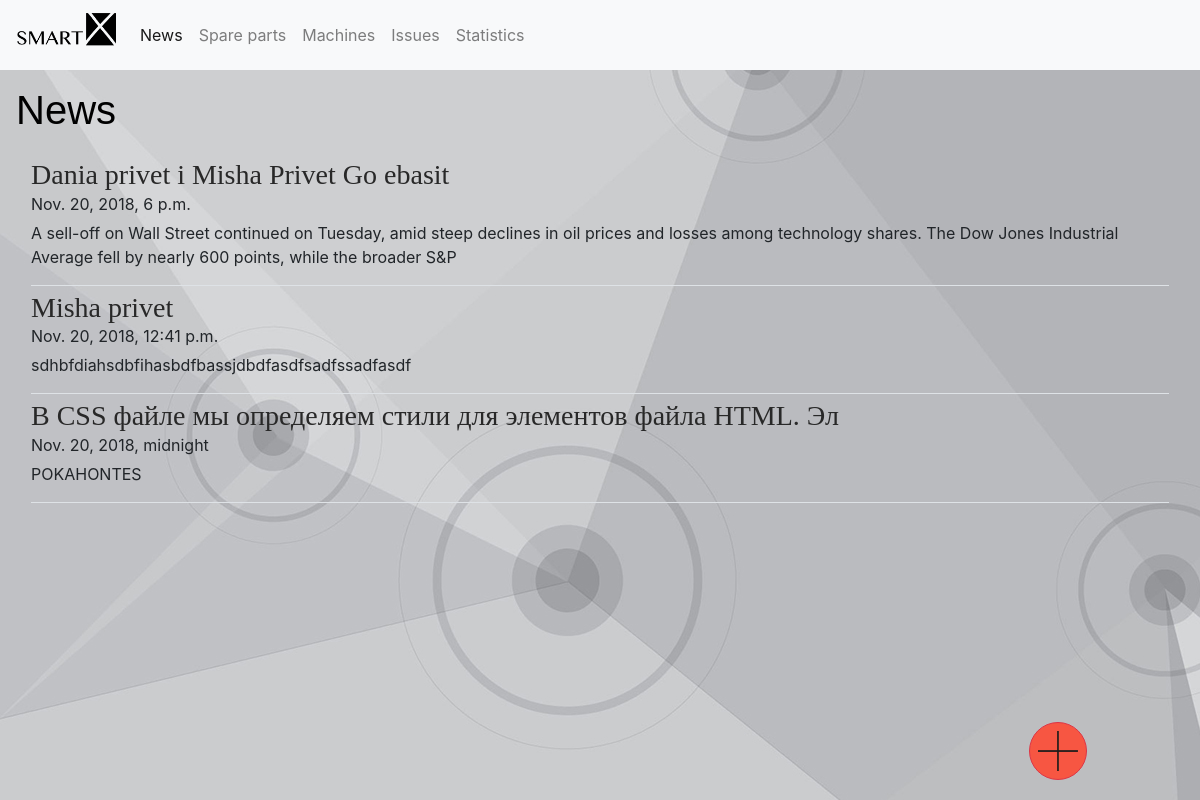
The app's page /, older data.
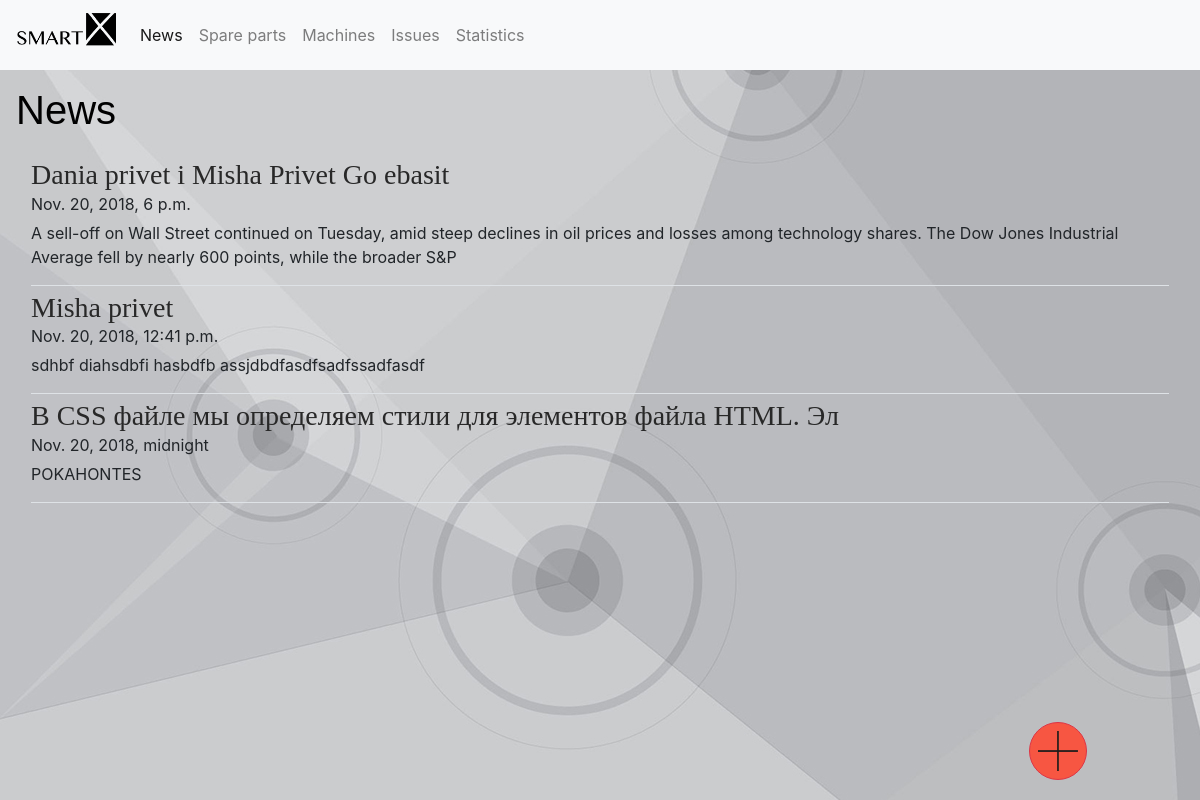
The same page, newer data.
### AHLSROM/models.py (models this page shows)
class News(models.Model):
    id = models.AutoField(primary_key=True)
    text = models.CharField(max_length=200)
    dateTime = models.DateTimeField()
    topic = models.CharField(max_length=60)

### AHLSROM/views.py (the view)
# urls.py: url(r'^$', views.news, name='news'),
def news(request):
    news_list=News.objects.order_by('-dateTime')
    context = {'news_list': news_list}
    return render(request, 'index.html', context)

### templates/index.html
{% extends 'base.html' %}
{% block content %}
    <h1>News</h1>
    <div class="container w-100 p-3">
        {% if news_list %}
            {% for news in news_list %}
                <div class="row border-bottom" style="margin-bottom: 5px;">
                    <div class="flex-row w-100">
                        <div class="col" id="col_news" align="left">
                            <h3 style="margin-bottom: 0px;">{{ news.topic }}</h3>
                        </div>
                    </div>
                    <div class="flex-row w-100">
                        <div class="col" id="col_news_time" align="left">
                            <p color="grey" style="margin-bottom: 5px;">{{ news.dateTime }}</p>
                        </div>
                    </div>
                    <div class="flex-row w-100">
                        <p>{{ news.text }}</p>
                    </div>
                </div>
            {% endfor %}
        {% else %}
            <div class="row w-100 p-3">
                <div align="middle" class="col-5">
                    <p>No news are available.</p>
                </div>
            </div>
        {% endif %}
    </div>
    <div class="row justify-content-md-center button_right_fix fixed-bottom">
        <button id="add_button" type="button" align="center" class= "btn button1 btn-lg btn-outline-danger"><img width="40px" height="40px" src="static/rwanda-plus-icon.png"></button>
    </div>
{% endblock %}

Row changes from the older to the newer data that the page shows:
changed News "Misha privet": text "sdhbfdiahsdbfihasbdfbassjdbdfasdfsadfssadfasdf" → "sdhbf diahsdbfi hasbdfb assjdbdfasdfsadfssadfasdf"
